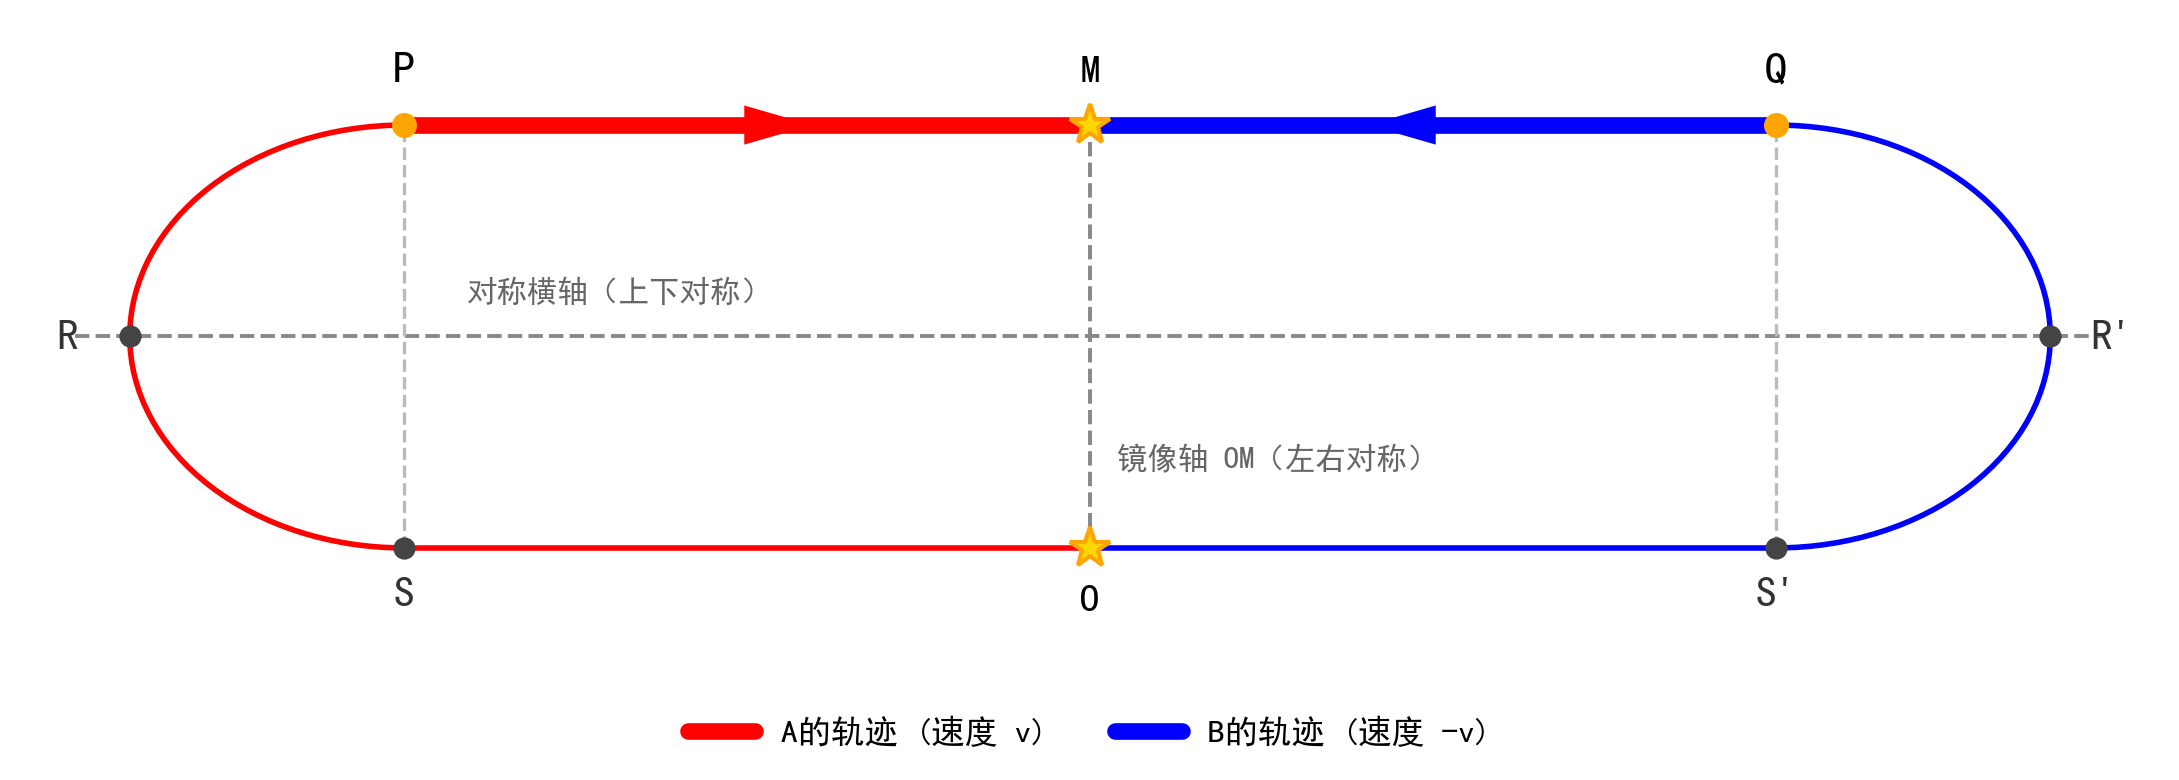

The script that saved this image:
import matplotlib.pyplot as plt
import matplotlib.patches as patches

# 设置字体
plt.rcParams['font.sans-serif'] = ['SimHei', 'Arial Unicode MS']
plt.rcParams['axes.unicode_minus'] = False

# 创建画布，宽高比调整为横向
fig, ax = plt.subplots(figsize=(11, 4))
# 设置坐标轴范围，确保左右半圆完整显示
ax.set_xlim(-7.8, 7.8)
ax.set_ylim(-3.0, 3.0)
ax.axis('off')  # 隐藏坐标轴

# 手动调整边距，减少空白
plt.subplots_adjust(left=0.02, right=0.98, top=0.9, bottom=0.15)

# --- 基础几何参数 ---
track_width = 10      # 跑道直道长度
track_height = 4      # 跑道上下半圆的直径
radius = track_height / 2
straight_y_top = radius
straight_y_bottom = -radius
left_x = -track_width / 2
right_x = track_width / 2
center_x = 0
a_color = '#ff0000'
b_color = '#0000ff'

# 2. 高亮第一阶段研究对象：纯匀速直线段
# A的直线段 (从 P 向右到 M)
ax.plot([left_x, center_x], [straight_y_top, straight_y_top], color=a_color, linewidth=6, solid_capstyle='round', label='A的轨迹 (速度 v)')
# B的直线段 (从 Q 向左到 M)
ax.plot([right_x, center_x], [straight_y_top, straight_y_top], color=b_color, linewidth=6, solid_capstyle='round', label='B的轨迹 (速度 -v)')

# 3. 绘制剩余轨迹 (细线表示闭环)
# B的剩余部分 (右侧半圆弧，从底部直道转向 Q 点)
right_arc_B = patches.Arc((right_x, 0), track_height, track_height, angle=0, theta1=-90, theta2=90, color=b_color, linewidth=2)
ax.add_patch(right_arc_B)
ax.plot([0, left_x], [straight_y_bottom, straight_y_bottom], color=a_color, linewidth=2)
left_arc_A = patches.Arc((left_x, 0), track_height, track_height, angle=0, theta1=90, theta2=270, color=a_color, linewidth=2)
ax.add_patch(left_arc_A)

# B的剩余部分 (逆时针)
ax.plot([0, right_x], [straight_y_bottom, straight_y_bottom], color=b_color, linewidth=2)

# 4. 标记关键点
# P 点
ax.plot(left_x, straight_y_top, 'o', markersize=8, color='orange')
ax.text(left_x, straight_y_top + 0.4, r'P', fontsize=16, fontweight='bold', ha='center')

# Q 点
ax.plot(right_x, straight_y_top, 'o', markersize=8, color='orange')
ax.text(right_x, straight_y_top + 0.4, r'Q', fontsize=16, fontweight='bold', ha='center')

# M 点 (相遇点)
ax.plot(center_x, straight_y_top, '*', markersize=15, color='gold', markeredgecolor='orange', markeredgewidth=1.5)
ax.text(center_x, straight_y_top + 0.4, r'M', fontsize=14, ha='center', color='black', fontweight='bold')

# O 点 (起点)
ax.plot(center_x, straight_y_bottom, '*', markersize=15, color='gold', markeredgecolor='orange', markeredgewidth=1.5)
ax.text(center_x, straight_y_bottom - 0.6, r'O', fontsize=14, ha='center', color='black')

# 4.5 两条对称轴与镜像对应点（便于严谨表述"逐点对应"）
# --- 竖轴 OM：左右镜像对称（A 与 B 互换） ---
ax.plot([center_x, center_x], [straight_y_bottom, straight_y_top], '--', color='#888888', linewidth=1.4, zorder=1)
ax.text(center_x + 0.20, -1.15, '镜像轴 OM（左右对称）', fontsize=11, color='#666666', ha='left', va='center')

# --- 横轴：上下镜像对称（P 与 S、Q 与 S′、M 与 O） ---
ax.plot([-7.4, 7.4], [0, 0], '--', color='#888888', linewidth=1.4, zorder=1)
ax.text(-4.55, 0.30, '对称横轴（上下对称）', fontsize=11, color='#666666', ha='left', va='bottom')

# 左右对称的一对：R / R′（两点都落在横轴上）
r_pair_y = 0.0
ax.plot([-7.0], [r_pair_y], 'o', markersize=7, color='#444444', zorder=5)
ax.plot([7.0], [r_pair_y], 'o', markersize=7, color='#444444', zorder=5)
ax.text(-7.45, r_pair_y, r"R", fontsize=15, ha='center', va='center', color='#333333', fontweight='bold')
ax.text(7.45, r_pair_y, r"R'", fontsize=15, ha='center', va='center', color='#333333', fontweight='bold')

# 上下对称的两对：P 与 S、Q 与 S′（竖虚线为各自的对称连线）
for xv in (left_x, right_x):
    ax.plot([xv, xv], [straight_y_bottom, straight_y_top], '--', color='#bbbbbb', linewidth=1.2, zorder=1)
ax.plot([left_x], [straight_y_bottom], 'o', markersize=7, color='#444444', zorder=5)
ax.plot([right_x], [straight_y_bottom], 'o', markersize=7, color='#444444', zorder=5)
ax.text(left_x, straight_y_bottom - 0.55, r"S", fontsize=15, ha='center', color='#333333', fontweight='bold')
ax.text(right_x, straight_y_bottom - 0.55, r"S'", fontsize=15, ha='center', color='#333333', fontweight='bold')

# 5. 添加速度箭头
ax.arrow(-4, straight_y_top, 1.5, 0, head_width=0.3, head_length=0.4, fc=a_color, ec=a_color, linewidth=2)
ax.arrow(4, straight_y_top, -1.5, 0, head_width=0.3, head_length=0.4, fc=b_color, ec=b_color, linewidth=2)

# 6. 添加图例，放在底部中央，不遮挡图形
ax.legend(loc='upper center', bbox_to_anchor=(0.5, -0.05), ncol=2, fontsize=12, frameon=False)

plt.tight_layout()
plt.savefig(r"symmetric.png", dpi=200, bbox_inches="tight", facecolor="white")
